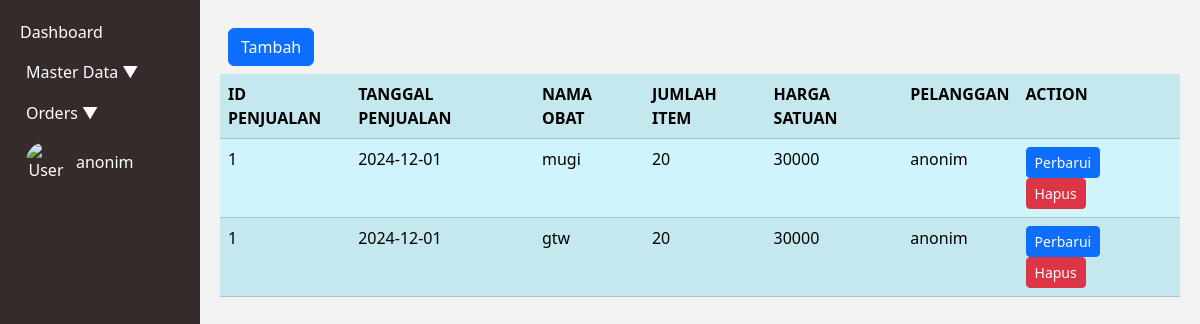
The page /index.php?page=penjualan (signed in) on the database as committed earlier.
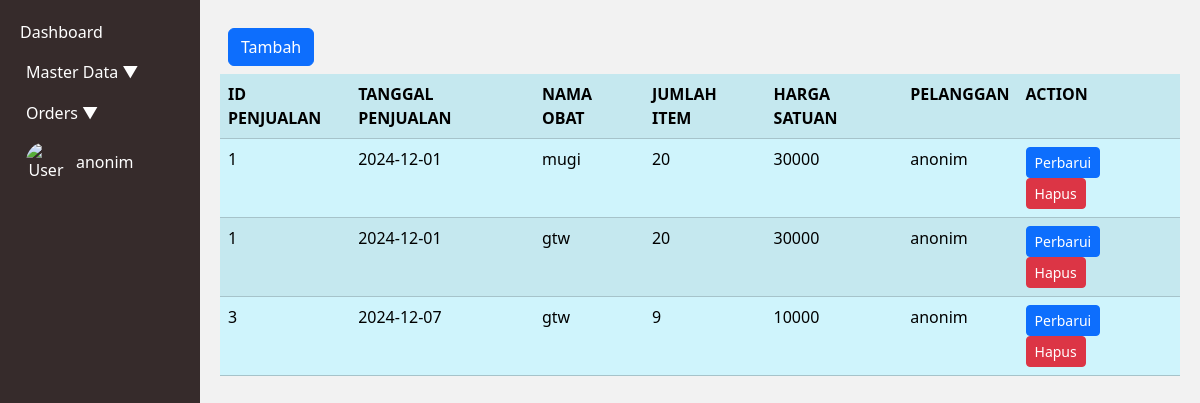
The same page on the database as committed later.
### tables this page shows
CREATE TABLE `tb_penjualan` (
  `Id_penjualan` int(5) NOT NULL AUTO_INCREMENT,
  `Tanggal_penjualan` date NOT NULL,
  `Total_item` int(3) NOT NULL,
  `harga_total` int(8) NOT NULL,
  `Id_pelanggan` int(3) NOT NULL,
  PRIMARY KEY (`Id_penjualan`),
  KEY `Id_pelanggan` (`Id_pelanggan`),
  CONSTRAINT `tb_penjualan_ibfk_1` FOREIGN KEY (`Id_pelanggan`) REFERENCES `tb_pelanggan` (`Id_pelanggan`)
);

CREATE TABLE `tb_penjualan_detail` (
  `Id_obat` int(3) DEFAULT NULL,
  `Id_penjualan` int(5) DEFAULT NULL,
  `jumlah_item` int(5) DEFAULT NULL,
  `harga_satuan` int(8) DEFAULT NULL,
  KEY `Id_obat` (`Id_obat`),
  KEY `Id_penjualan` (`Id_penjualan`),
  CONSTRAINT `tb_penjualan_detail_ibfk_1` FOREIGN KEY (`Id_obat`) REFERENCES `tb_obat` (`Id_Obat`),
  CONSTRAINT `tb_penjualan_detail_ibfk_2` FOREIGN KEY (`Id_penjualan`) REFERENCES `tb_penjualan` (`Id_penjualan`)
);

CREATE TABLE `tb_obat` (
  `Id_Obat` int(3) NOT NULL AUTO_INCREMENT,
  `Nama_Obat` varchar(15) NOT NULL,
  `Stok_obat` int(5) NOT NULL,
  `Harga_satuan` int(8) NOT NULL,
  `Id_jenis` int(3) NOT NULL,
  PRIMARY KEY (`Id_Obat`),
  KEY `Id_jenis` (`Id_jenis`),
  CONSTRAINT `tb_obat_ibfk_1` FOREIGN KEY (`Id_jenis`) REFERENCES `tb_jenis_obat` (`Id_jenis`)
);

CREATE TABLE `tb_pelanggan` (
  `Id_pelanggan` int(4) NOT NULL AUTO_INCREMENT,
  `username` varchar(15) NOT NULL,
  `email` varchar(15) NOT NULL,
  `no_tlp` varchar(15) NOT NULL,
  `alamat` varchar(10) NOT NULL,
  `password` varchar(15) NOT NULL,
  PRIMARY KEY (`Id_pelanggan`)
);

### penjualan.php (the view, shortened to what this page needs)
<div class="d-grid gap-2 p-2 d-md-flex justify-content-md">
    <a class="btn btn-primary me-md-2" href="index.php?page=penjualan.form&action=add" role="button">Tambah</a>
</div>
<?php
$mysqli = new mysqli("localhost", "root", "", "apotek");
$result = $mysqli->query("SELECT tb_penjualan_detail.Id_penjualan, tb_penjualan.Tanggal_penjualan,
tb_penjualan_detail.jumlah_item,tb_penjualan_detail.harga_satuan, tb_pelanggan.username
AS pelanggan,
tb_obat.Nama_Obat AS nama_obat,tb_penjualan_detail.Id_obat
FROM tb_penjualan
JOIN tb_pelanggan ON tb_pelanggan.Id_pelanggan = tb_penjualan.Id_pelanggan
JOIN tb_penjualan_detail ON tb_penjualan_detail.Id_penjualan= tb_penjualan.Id_penjualan
JOIN tb_obat ON tb_penjualan_detail.Id_obat = tb_obat.Id_Obat");
?>
<table class="table table-info table-striped">
    <tr>
        <th>ID PENJUALAN</th>
        <th>TANGGAL PENJUALAN</th>
        <th>NAMA OBAT</th>
        <th>JUMLAH ITEM</th>
        <th>HARGA SATUAN</th>
        <th>PELANGGAN</th>
        <th>ACTION</th>
    </tr>
    <?php
    foreach ($result as $row) {
        echo "<tr>";
        echo "<td>";
        echo $row['Id_penjualan'];
        echo "</td>";
        echo "<td>";
        echo $row['Tanggal_penjualan'];
        echo "</td>";
        echo "<td>";
        echo $row['nama_obat'];
        echo "</td>";
        echo "<td>";
        echo $row['jumlah_item'];
        echo "</td>";
        echo "<td>";
        echo $row['harga_satuan'];
        echo "</td>";
        echo "<td>";
        echo $row['pelanggan'];
        echo "</td>";
        echo "<td>";
        echo "<a class='btn btn-primary me-md-2 btn-sm' href='index.php?page=penjualan.form&Id_penjualan=" . $row['Id_penjualan'] . "&action=edit'>Perbarui</a>";
        echo "<form action='penjualan.action.php' method='POST' style ='display:inline;'>";
        echo "<button type='submit' class='btn btn-danger me-md-2 btn-sm' onclick='return confirm(\"Ingin menghapus data ini?\");'>Hapus</button>";
        echo "</form>";
        echo "</td>";
        echo "</tr>";
    }
    ?>
</table>

Rows that differ between the two databases and show on the page:
added tb_penjualan: tb_penjualan_detail.Id_penjualan "3", Tanggal_penjualan "2024-12-07", tb_obat.Nama_Obat "gtw", tb_penjualan_detail.jumlah_item "9", tb_penjualan_detail.harga_satuan "10000", Id_pelanggan.username "anonim"
